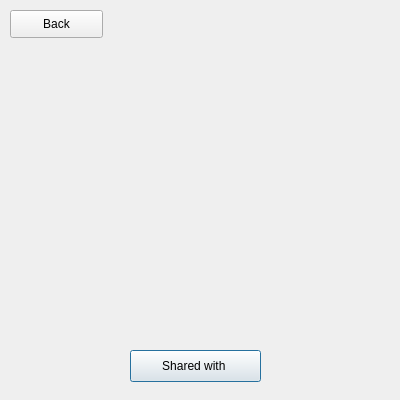
<?xml version="1.0" encoding="UTF-8"?>
<ui version="4.0">
 <class>view_image</class>
 <widget class="QDialog" name="view_image">
  <property name="geometry">
   <rect>
    <x>0</x>
    <y>0</y>
    <width>400</width>
    <height>400</height>
   </rect>
  </property>
  <property name="windowTitle">
   <string>Dialog</string>
  </property>
  <widget class="QLabel" name="label_pic">
   <property name="geometry">
    <rect>
     <x>20</x>
     <y>60</y>
     <width>351</width>
     <height>281</height>
    </rect>
   </property>
   <property name="text">
    <string/>
   </property>
  </widget>
  <widget class="QPushButton" name="pushButton_offer_to_2">
   <property name="geometry">
    <rect>
     <x>130</x>
     <y>350</y>
     <width>131</width>
     <height>32</height>
    </rect>
   </property>
   <property name="text">
    <string>Shared with </string>
   </property>
  </widget>
  <widget class="QPushButton" name="pushButton_back">
   <property name="geometry">
    <rect>
     <x>10</x>
     <y>10</y>
     <width>93</width>
     <height>28</height>
    </rect>
   </property>
   <property name="text">
    <string>Back</string>
   </property>
  </widget>
 </widget>
 <resources/>
 <connections/>
</ui>
